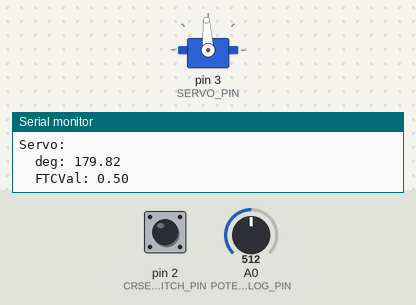
Bench run of a sketch on a simulated Arduino Uno, built with avr-gcc and run on an emulated ATmega328P. On the bench: servo, the last lines printed to the serial monitor. Inputs (shaded band) come from the test bench; at power-on: A0 (POTENTIOMETER_ANALOG_PIN) = 512, pin 2 (CRSERVOSWITCH_PIN) LOW.

Above: at 1.2 s.
1.3 s: A0 (POTENTIOMETER_ANALOG_PIN) set to 350
At 2.4 s:
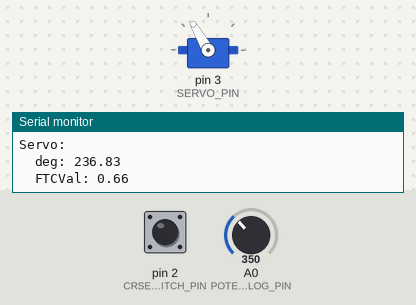
2.8 s: A0 (POTENTIOMETER_ANALOG_PIN) set to 370
At 3.5 s:
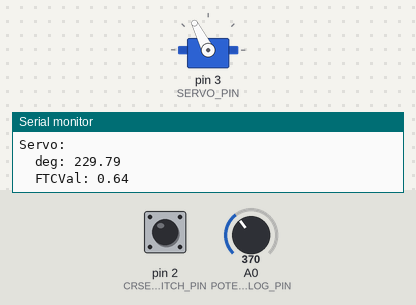
4.3 s: A0 (POTENTIOMETER_ANALOG_PIN) set to 122
At 4.7 s:
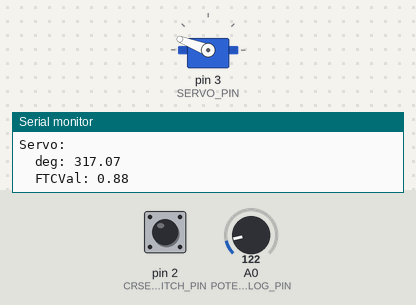
5.8 s: A0 (POTENTIOMETER_ANALOG_PIN) set to 80
At 7.0 s:
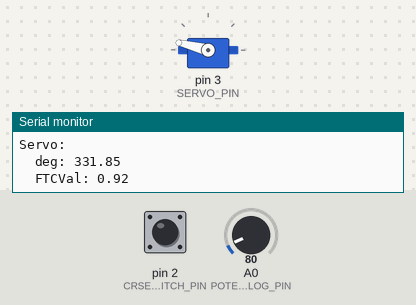
8.9 s: A0 (POTENTIOMETER_ANALOG_PIN) set to 0
At 9.4 s:
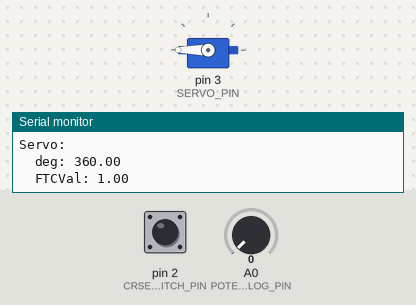
Timing chart, 0 to 11.4 s (numbered marks = the images above; inputs shaded):
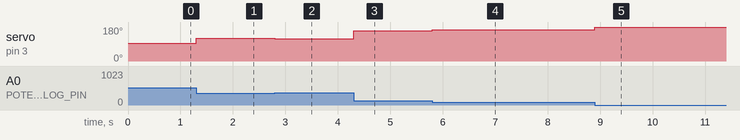

The sketch:

ServoTester.ino
```cpp
#include <Servo.h>

const int SERVO_PIN = 3;
const int CRSERVOSWITCH_PIN = 2;
const int POTENTIOMETER_ANALOG_PIN = 0;
const bool POTENTIOMETER_DIRECTION_REVERSED = false;
const int POTENTIOMETER_CRSERVO_MARGIN_DEG = 20;
const int ERROR_ANGLE_MARGIN = 2;
const int PWM_LOWER_RANGE_uS = 600;
const int PWM_UPPER_RANGE_uS = 2400;
const double SERVO_MAX_ANG = 360.0;

const int PWM_RANGE_DELTA = PWM_UPPER_RANGE_uS - PWM_LOWER_RANGE_uS;

Servo mServo = Servo();
int lastAng = 0;
bool lastCRServo = false;

void setup() {
  Serial.begin(9600);
  mServo.attach(SERVO_PIN);
  pinMode(CRSERVOSWITCH_PIN,INPUT);
}

int roundNum(double number){
  return (int) (number + 0.5);
}

void loop() {
  // put your main code here, to run repeatedly:
  bool isCRServo = digitalRead(CRSERVOSWITCH_PIN) == HIGH;
  int CRServoVal = analogRead(POTENTIOMETER_ANALOG_PIN);
  if(!POTENTIOMETER_DIRECTION_REVERSED)
    CRServoVal = 1023 - CRServoVal;

  double Ang = 0;
  double AngToWrite = 0;
  Ang = ((double) CRServoVal) / 1023.0 * SERVO_MAX_ANG; //map(CRServoVal,0,1023,0,180);

  if(isCRServo && Ang >= 90 - POTENTIOMETER_CRSERVO_MARGIN_DEG && Ang <= 90 + POTENTIOMETER_CRSERVO_MARGIN_DEG){
    AngToWrite = SERVO_MAX_ANG / 2.0;
  }else{
    AngToWrite = Ang;
  }

  int pulseToWrite = roundNum(AngToWrite / SERVO_MAX_ANG * PWM_RANGE_DELTA) + PWM_LOWER_RANGE_uS;

  mServo.writeMicroseconds(pulseToWrite);

  double FTCServoVal = ((double) Ang) / SERVO_MAX_ANG;
  double FTCCRServoSpeed = (((double) Ang * 2) / SERVO_MAX_ANG) - 1.0;
  double FTCCRServoActualSpeed = (((double) AngToWrite * 2) / SERVO_MAX_ANG) - 1.0;

  if(lastCRServo != isCRServo || ((lastAng - Ang) < -ERROR_ANGLE_MARGIN || (lastAng-Ang) > ERROR_ANGLE_MARGIN)){
    if(!isCRServo){
      Serial.println("Servo: ");
      Serial.print("  deg: ");
      Serial.println(Ang);
      Serial.print("  FTCVal: ");
      Serial.println(FTCServoVal);
    }else{
      Serial.println("CRServo: ");
      Serial.print("  Actual Speed Written: ");
      Serial.println(FTCCRServoActualSpeed);
      Serial.print("  Speed: ");
      Serial.println(FTCCRServoSpeed);
    }
    lastAng = Ang;
    lastCRServo = isCRServo;
  }
}
```

Measured:
- after the input at 1.3 s, servo on pin 3 (SERVO_PIN): 93° → 120° at once
- after the input at 2.8 s, servo on pin 3 (SERVO_PIN): 120° → 117° at once
- after the input at 4.3 s, servo on pin 3 (SERVO_PIN): 117° → 159° at once
- after the input at 5.8 s, servo on pin 3 (SERVO_PIN): 159° → 166° at once
- after the input at 8.9 s, servo on pin 3 (SERVO_PIN): 166° → 180° at once
